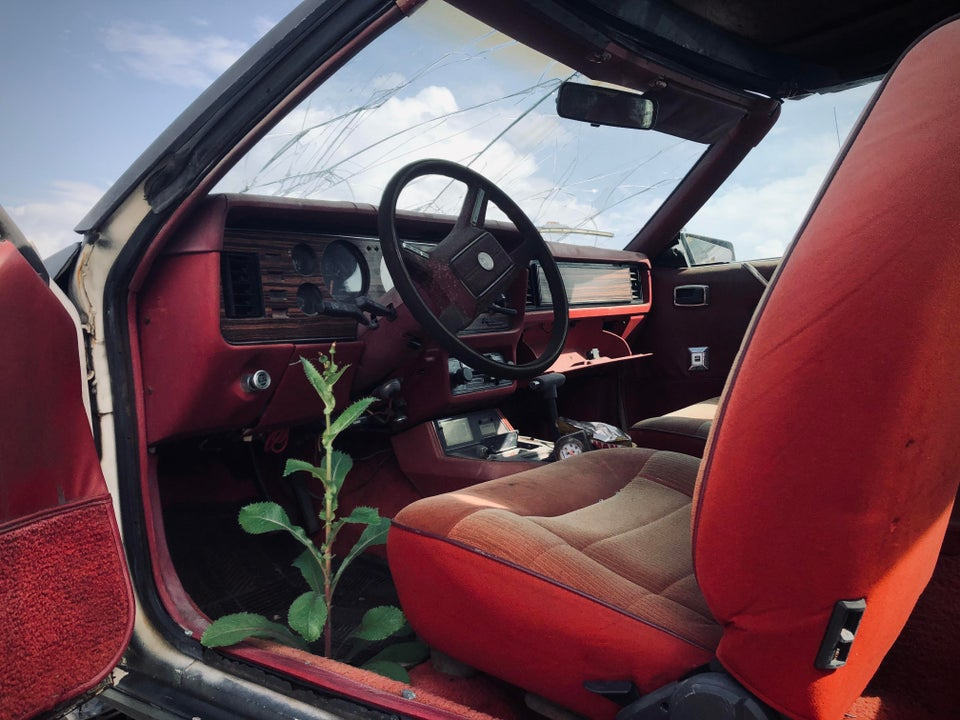
#> input picture 2nd_hw/end_of_the_road_hw1.jpg, 960 x 720 px, found by its file name
$ python '105701037＿應數四＿林煜翰.py'   (older library calls are emulated)
#> lines starting #> are read from the running program, lines starting #| are printed output that depends on the picture
#!/usr/bin/env python
# coding: utf-8

# In[1]:


get_ipython().run_line_magic('matplotlib', 'inline')
import matplotlib.pyplot as plt
import numpy as np
import cv2


# In[2]:


im = cv2.imread("end_of_the_road_hw1.jpg",0)
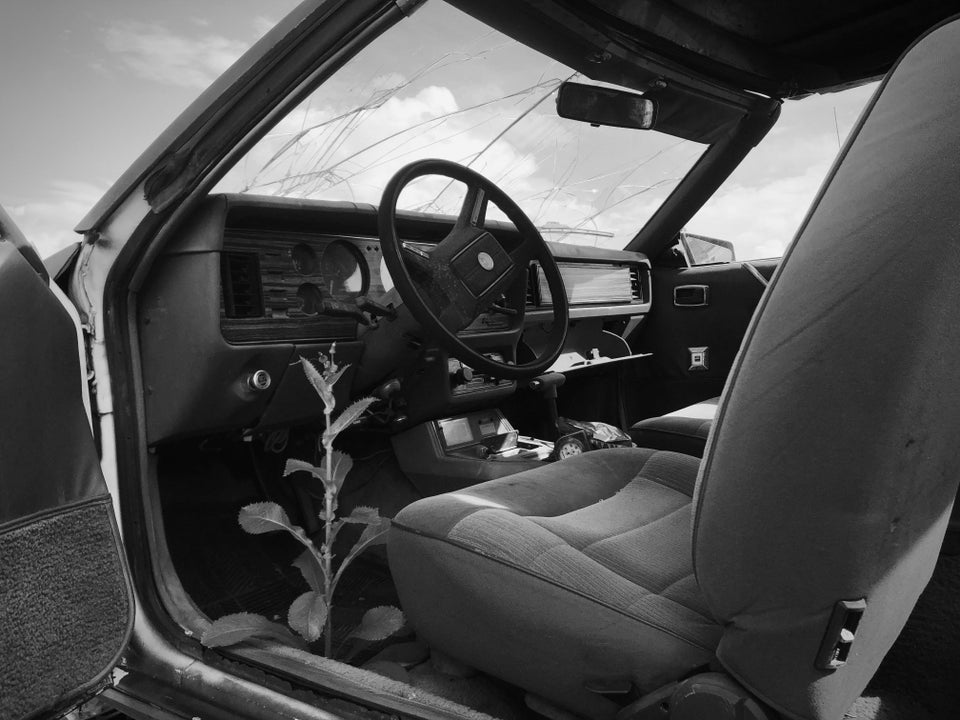
#> im: shape (720, 960); min 0, max 255, mean 79.6
im_pad = cv2.copyMakeBorder(im, 1, 1, 1, 1,cv2.BORDER_CONSTANT,0)
im_pad


# In[3]:


plt.figure(figsize=(12,10))
plt.imshow(im_pad, cmap = "gray")


# In[4]:


flt = np.array([[1,0,-1],[1,0,-1],[1,0,-1]])
flt


# In[5]:


im_conv = np.zeros((720,960))
for i in range(im.shape[0]-1):
    for j in range(im.shape[1]-1):
        conv_sections = np.array([
            [np.int(im_pad[i][j]), np.int(im_pad[i][j+1]), np.int(im_pad[i][j+2])],
            [np.int(im_pad[i+1][j]), np.int(im_pad[i+1][j+1]), np.int(im_pad[i+1][j+2])],
            [np.int(im_pad[i+2][j]), np.int(im_pad[i+2][j+1]), np.int(im_pad[i+2][j+2])],
        ])
        im_conv[i][j] = np.int((conv_sections*flt).sum())
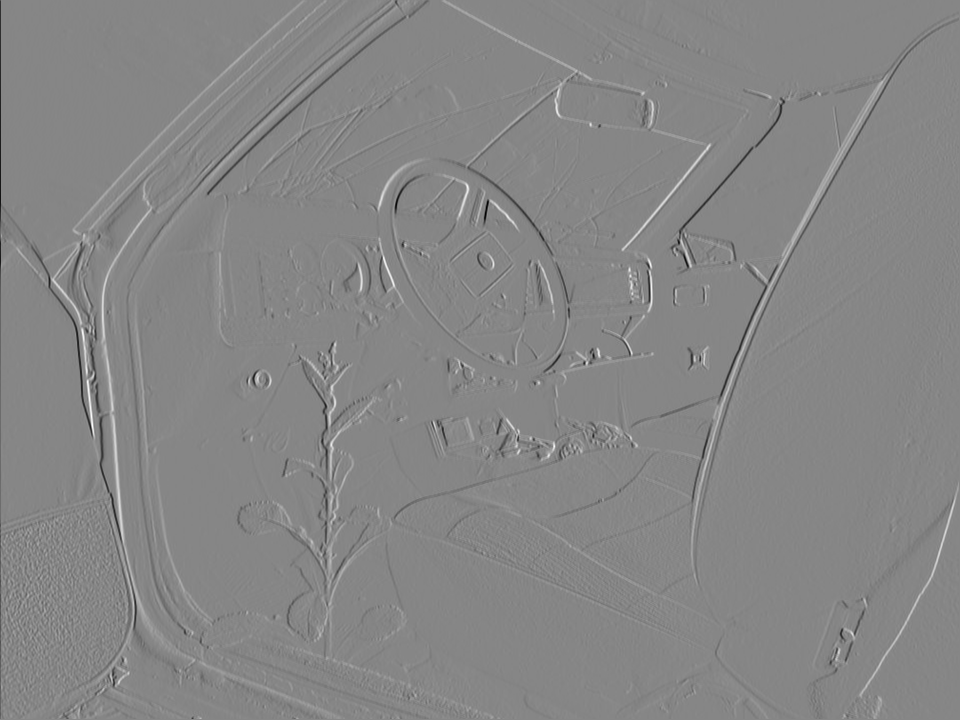
#> im_conv: shape (720, 960) float64; min -640, max 575, mean 0; drawn with min black and max white
im_conv


# In[6]:


plt.figure(figsize=(12,10))
plt.imshow(im_conv, cmap = "gray")


# In[7]:


cv2.imwrite("im_conv.png",im_conv)
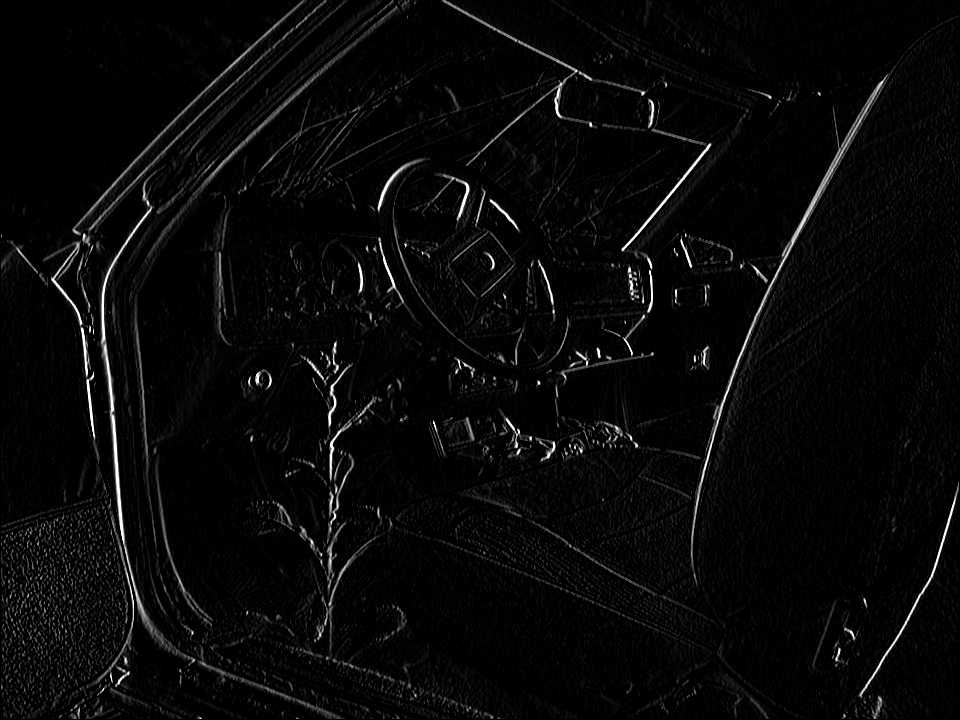
#> saved as im_conv.png: shape (720, 960); min 0, max 255, mean 8.5


# In[ ]:
